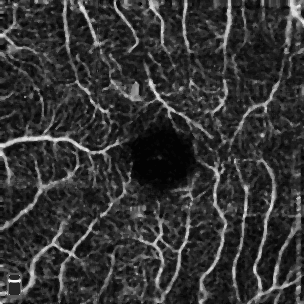
#> input picture data/preprocessed/SVC/test/img/01.tif, 304 x 304 px; its folder holds only this picture in this run
$ python preprocess.py
#> lines starting #> are read from the running program, lines starting #| are printed output that depends on the picture
#> in preprocess_directory, img is the input picture: shape (304, 304); min 3, max 248, mean 52
"""Image preprocessing: CLAHE + median filtering, run once and cached to
disk (see preprocess_directory / the __main__ block below) so training can
just read the already-preprocessed images instead of redoing this per epoch.
"""

import numpy as np
import cv2
from pathlib import Path


def apply_clahe(img, clip_limit=2.0, tile_size=4):
    """Contrast Limited Adaptive Histogram Equalization: boosts local
    contrast (per tile) rather than globally, making subtle vessel
    structure more visible without over-amplifying noise."""
#> called with clip_limit = 2, tile_size = 8
    clahe = cv2.createCLAHE(clipLimit=clip_limit, tileGridSize=(tile_size, tile_size))
    return clahe.apply(img)
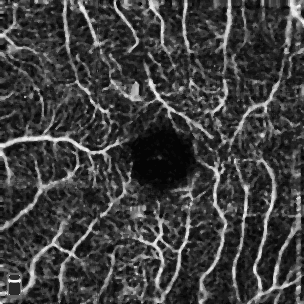
#> returned value: shape (304, 304); min 3, max 251, mean 62.7


def apply_median_filter(img, kernel_size=3):
    """Median blur: denoises while preserving edges, unlike a Gaussian blur."""
#> called with kernel_size = 3
    return cv2.medianBlur(img, kernel_size)
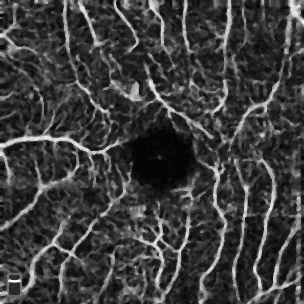
#> returned value: shape (304, 304); min 3, max 248, mean 61.8


def preprocess_image(img, clip_limit=2.0, tile_size=8, kernel_size=3):
    """CLAHE followed by median filtering."""
    img = apply_clahe(img, clip_limit, tile_size)
    img = apply_median_filter(img, kernel_size)
    return img

def preprocess_directory(input_dir, output_dir, clip_limit=2.0, tile_size=8, kernel_size=3):
    """
    Preprocess all images in a directory and save to output directory.
    Applies CLAHE and median filtering to each image.

    Args:
        input_dir: path to directory containing raw images
        output_dir: path to save preprocessed images
        clip_limit: CLAHE clip limit
        tile_size: CLAHE tile size
        kernel_size: median filter kernel size
    """
    input_dir = Path(input_dir)
    output_dir = Path(output_dir)
    output_dir.mkdir(parents=True, exist_ok=True)

    # Handle both .tif and .png
    img_paths = sorted(input_dir.glob("*.tif"))
    if len(img_paths) == 0:
        img_paths = sorted(input_dir.glob("*.png"))
    if len(img_paths) == 0:
        img_paths = sorted(input_dir.glob("*.bmp"))

    print(f"Processing {len(img_paths)} images from {input_dir.name}...")

    for img_path in img_paths:
        # Load image
        img = cv2.imread(str(img_path), cv2.IMREAD_GRAYSCALE)
        if img is None:
            print(f"failed to load {img_path.name}, skipping")
            continue

        # Preprocess
        processed = preprocess_image(img, clip_limit, tile_size, kernel_size)

        # Save with same filename
        save_path = output_dir / img_path.name
        cv2.imwrite(str(save_path), processed)

    print(f"Done! Saved to {output_dir}")


if __name__ == "__main__":
    # EDIT ME: point this at your own ROSE-1 copy.
    ROSE1_BASE = Path("/files22_lrsresearch/ENG_Lee-Lab_Shared/group/data/public/rose_dataset/ROSE-1")

    # Preprocess SVC train/test images; output feeds src/train.py's 'rose1'
    # branch and scripts/rose1_ablation.py's "preprocessed" condition.
    for split in ["train", "test"]:
        preprocess_directory(
            input_dir=ROSE1_BASE / f"SVC/{split}/img",
            output_dir=Path(f"/users/egottfri/code/octa-segmentation/data/preprocessed/SVC/{split}/img")
        )
